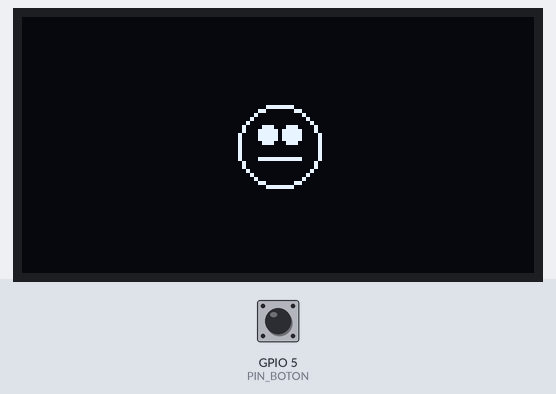
Recording of a sketch running on a simulated ESP32. On the bench: 128×64 one-colour display. The inputs (shaded band) are chosen by the test bench; at power-on: GPIO 5 (PIN_BOTON) HIGH.

Above: at 1.2 s.
1.3 s: GPIO 5 (PIN_BOTON) pulled LOW for 3.2 s
At 2.77 s:
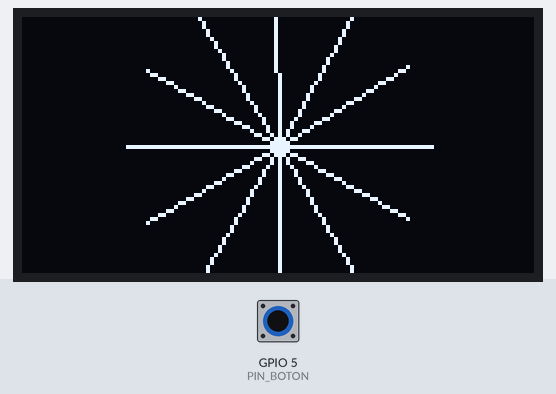
At 3.7 s:
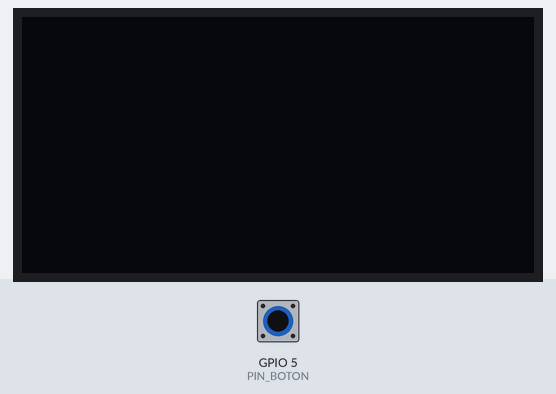
Timing chart, 0 to 5.2 s (numbered marks = the images above; inputs shaded):
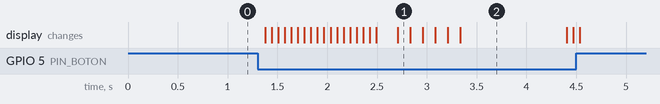

The sketch:

emojiBoom.ino
```cpp
#include <Wire.h>
#include <Adafruit_GFX.h>
#include <Adafruit_SSD1306.h>

#define ANCHO_PANTALLA 128
#define ALTO_PANTALLA 64
#define OLED_RESET -1
#define PIN_BOTON 5

Adafruit_SSD1306 display(ANCHO_PANTALLA, ALTO_PANTALLA, &Wire, OLED_RESET);

int radio = 10;
const int radioMax = 30;
bool explotando = false;

void setup() {
  Wire.begin(21, 22);
  pinMode(PIN_BOTON, INPUT_PULLUP);

  if (!display.begin(SSD1306_SWITCHCAPVCC, 0x3C)) {
    while (1);
  }
  display.clearDisplay();
}

void dibujarCara(int r) {
  int cx = ANCHO_PANTALLA / 2;
  int cy = ALTO_PANTALLA / 2;

  display.clearDisplay();
  display.drawCircle(cx, cy, r, SSD1306_WHITE);

  // Ojos: se separan un poco entre sí mientras crece
  int separacionOjos = r / 3;
  display.fillCircle(cx - separacionOjos, cy - r / 3, 2, SSD1306_WHITE);
  display.fillCircle(cx + separacionOjos, cy - r / 3, 2, SSD1306_WHITE);

  // Sonrisa: se deforma un poco (más recta) mientras se infla
  int anchoSonrisa = r / 2;
  display.drawLine(cx - anchoSonrisa, cy + r / 3, cx + anchoSonrisa, cy + r / 3, SSD1306_WHITE);

  display.display();
}

void efectoExplosion() {
  int cx = ANCHO_PANTALLA / 2;
  int cy = ALTO_PANTALLA / 2;

  for (int r = radioMax; r <= radioMax + 40; r += 8) {
    display.clearDisplay();
    for (int angulo = 0; angulo < 360; angulo += 30) {
      float rad = angulo * 3.14159 / 180.0;
      int x2 = cx + r * cos(rad);
      int y2 = cy + r * sin(rad);
      display.drawLine(cx, cy, x2, y2, SSD1306_WHITE);
    }
    display.display();
    delay(100);
  }

  display.clearDisplay();
  display.display();
}

void loop() {
  if (explotando) {
    delay(1000);       // pausa antes de reiniciar
    radio = 10;        // regresa la cara a su tamaño inicial
    explotando = false;
    return;
  }

  dibujarCara(radio);

  if (digitalRead(PIN_BOTON) == LOW) {
    radio++;
    if (radio >= radioMax) {
      efectoExplosion();
      explotando = true;
    }
    delay(40);
  }
}
```

Measured:
- after the input at 1.3 s, the display: first changes after 0.08 s (image 1 shows a later state)
